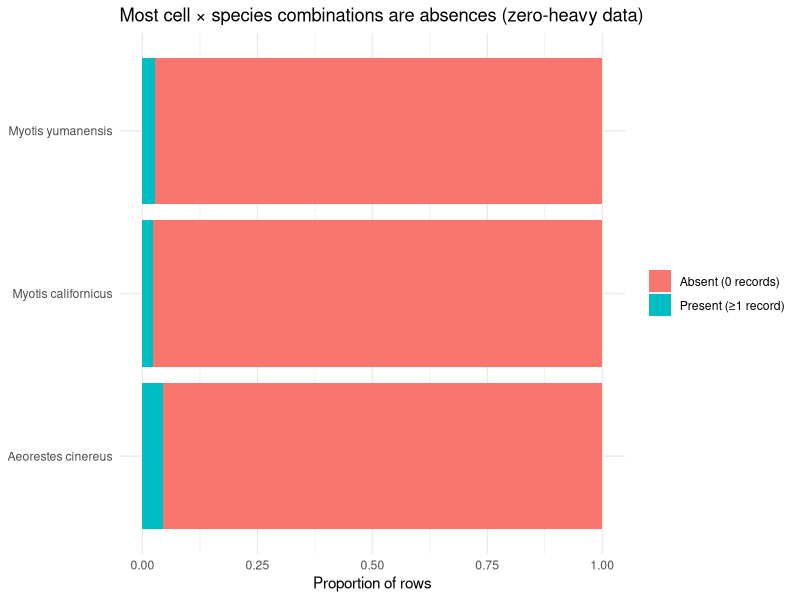
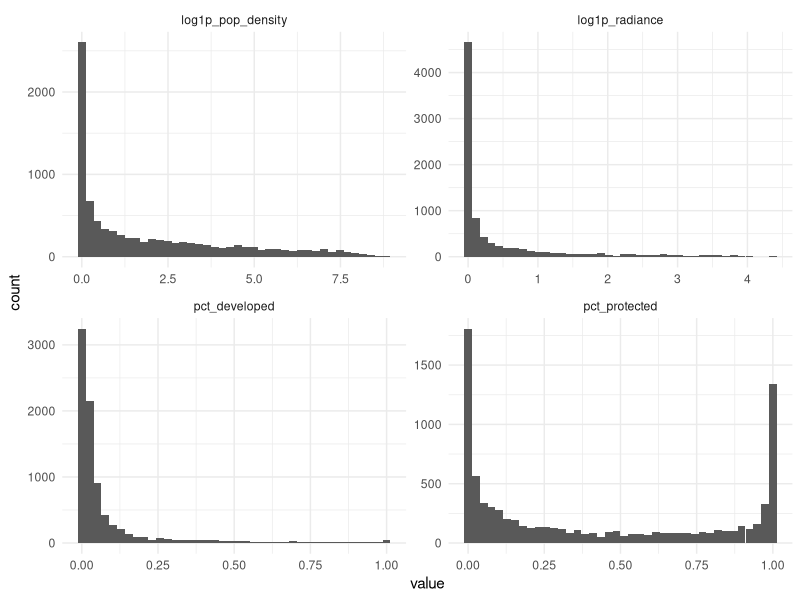
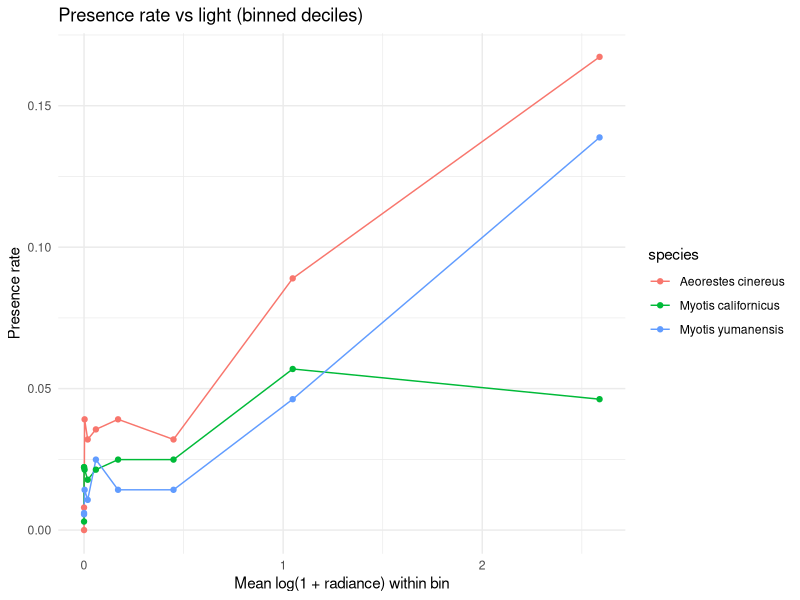
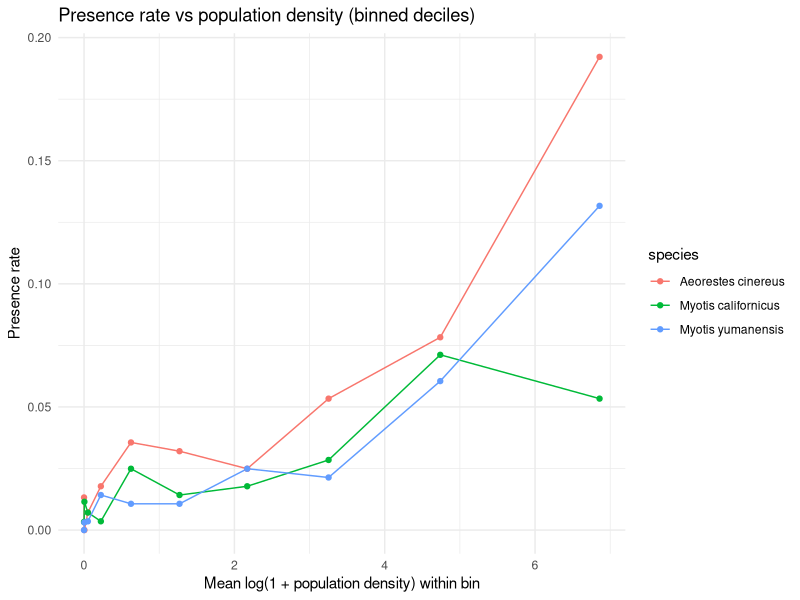
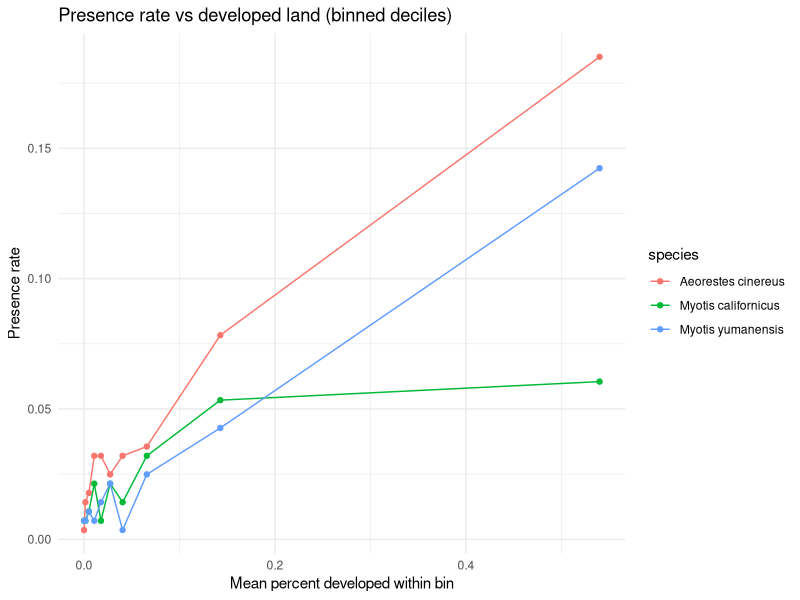
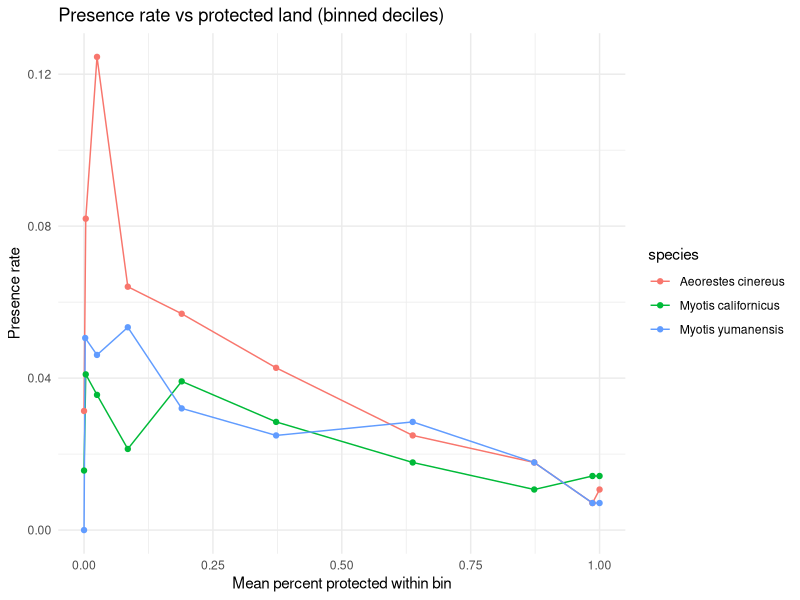
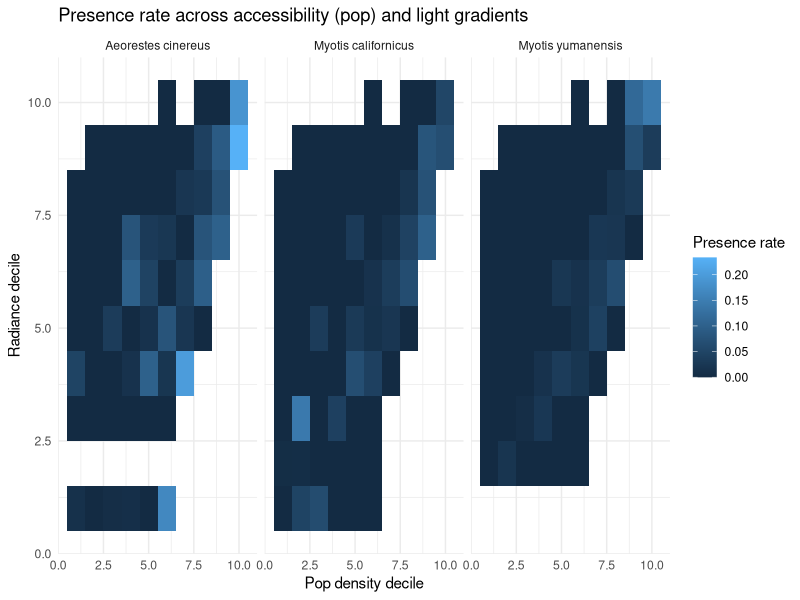
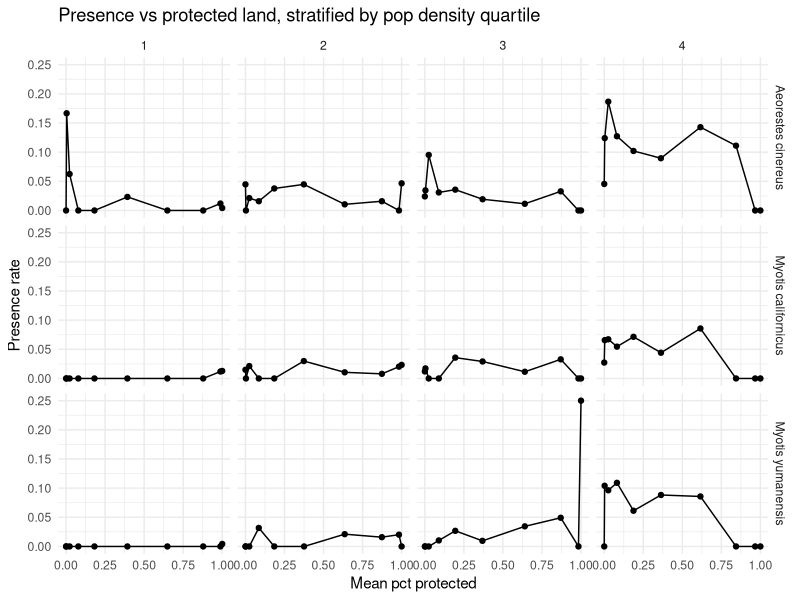

Recreate these plots in R, in order.
## ---- chunk 1
library(tidyverse)

# Read in the dataset
df <- readr::read_csv(
  here::here("data", "processed", "analysis_grid", "grid_model_dataset_10km.csv"),
  show_col_types = FALSE
)
## ---- chunk 2
#Summary table of response
library(dplyr)

eda_presence_vs_count <- df %>%
  group_by(species) %>%
  summarise(
    n_rows = n(),                                # cell × species rows
    n_cells = n_distinct(cell_id),
    n_present = sum(is_present, na.rm = TRUE),    # occupied cell × species
    share_present = mean(is_present, na.rm = TRUE),
    n_zero_rows = sum(is_present == 0, na.rm = TRUE),
    share_zero_rows = mean(is_present == 0, na.rm = TRUE),
    total_obs = sum(n_obs, na.rm = TRUE),         # total GBIF records for species
    mean_n_obs_all = mean(n_obs, na.rm = TRUE),   # includes zeros
    mean_n_obs_given_present = mean(n_obs[is_present == 1], na.rm = TRUE),
    max_n_obs = max(n_obs, na.rm = TRUE),
    share_of_obs_in_top5_cells = {
      x <- sort(n_obs[is_present == 1], decreasing = TRUE)
      if (length(x) == 0) NA_real_ else sum(head(x, 5)) / sum(x)
    },
    .groups = "drop"
  ) %>%
  arrange(desc(share_present))

eda_presence_vs_count
## ---- chunk 3
#Most rows are zeros
library(ggplot2)
library(tidyr)

df %>%
  mutate(present_label = if_else(is_present == 1, "Present (≥1 record)", "Absent (0 records)")) %>%
  count(species, present_label) %>%
  group_by(species) %>%
  mutate(prop = n / sum(n)) %>%
  ungroup() %>%
  ggplot(aes(x = species, y = prop, fill = present_label)) +
  geom_col() +
  coord_flip() +
  labs(
    title = "Most cell × species combinations are absences (zero-heavy data)",
    x = NULL,
    y = "Proportion of rows",
    fill = NULL
  ) +
  theme_minimal()
## ---- chunk 4
#Distributions of predictor variables

vars <- c("log1p_radiance","log1p_pop_density","pct_developed","pct_protected")

df %>%
  select(all_of(vars)) %>%
  pivot_longer(everything()) %>%
  ggplot(aes(x = value)) +
  geom_histogram(bins = 40) +
  facet_wrap(~name, scales = "free") +
  theme_minimal()

df %>%
  summarise(
    share_radiance_zero = mean(log1p_radiance == 0, na.rm = TRUE),
    share_pop_zero = mean(log1p_pop_density == 0, na.rm = TRUE),
    share_dev_zero = mean(pct_developed == 0, na.rm = TRUE),
    share_prot_zero = mean(pct_protected == 0, na.rm = TRUE)
  )
## ---- chunk 5
#Check correlation of predictor variables
#Collinearity: is “light” separable from “urbanization / accessibility”
cov_df <- df %>% 
  select(log1p_radiance, log1p_pop_density, pct_developed, pct_protected) %>%
  drop_na()

round(cor(cov_df), 3)
## ---- chunk 6
#Association of Bat Presence vs. Pred Variables

#vs. Log Radiance
df %>%
  mutate(bin = ntile(log1p_radiance, 10)) %>%
  group_by(species, bin) %>%
  summarise(
    x = mean(log1p_radiance, na.rm = TRUE),
    p = mean(is_present, na.rm = TRUE),
    n = n(),
    .groups = "drop"
  ) %>%
  ggplot(aes(x, p, color = species)) +
  geom_line() +
  geom_point() +
  theme_minimal() +
  labs(
    title = "Presence rate vs light (binned deciles)",
    x = "Mean log(1 + radiance) within bin",
    y = "Presence rate"
  )



#vs. Log Pop Density
df %>%
  mutate(bin = ntile(log1p_pop_density, 10)) %>%
  group_by(species, bin) %>%
  summarise(
    x = mean(log1p_pop_density, na.rm = TRUE),
    p = mean(is_present, na.rm = TRUE),
    n = n(),
    .groups = "drop"
  ) %>%
  ggplot(aes(x, p, color = species)) +
  geom_line() +
  geom_point() +
  theme_minimal() +
  labs(
    title = "Presence rate vs population density (binned deciles)",
    x = "Mean log(1 + population density) within bin",
    y = "Presence rate"
  )

# vs. Percent Developed
df %>%
  mutate(bin = ntile(pct_developed, 10)) %>%
  group_by(species, bin) %>%
  summarise(
    x = mean(pct_developed, na.rm = TRUE),
    p = mean(is_present, na.rm = TRUE),
    n = n(),
    .groups = "drop"
  ) %>%
  ggplot(aes(x, p, color = species)) +
  geom_line() +
  geom_point() +
  theme_minimal() +
  labs(
    title = "Presence rate vs developed land (binned deciles)",
    x = "Mean percent developed within bin",
    y = "Presence rate"
  )

# vs. Percent Protected
df %>%
  mutate(bin = ntile(pct_protected, 10)) %>%
  group_by(species, bin) %>%
  summarise(
    x = mean(pct_protected, na.rm = TRUE),
    p = mean(is_present, na.rm = TRUE),
    n = n(),
    .groups = "drop"
  ) %>%
  ggplot(aes(x, p, color = species)) +
  geom_line() +
  geom_point() +
  theme_minimal() +
  labs(
    title = "Presence rate vs protected land (binned deciles)",
    x = "Mean percent protected within bin",
    y = "Presence rate"
  )
## ---- chunk 7
df %>%
  mutate(
    pop_bin = ntile(log1p_pop_density, 10),
    light_bin = ntile(log1p_radiance, 10)
  ) %>%
  group_by(species, pop_bin, light_bin) %>%
  summarise(
    p = mean(is_present, na.rm = TRUE),
    n = n(),
    .groups = "drop"
  ) %>%
  ggplot(aes(pop_bin, light_bin, fill = p)) +
  geom_tile() +
  facet_wrap(~species) +
  theme_minimal() +
  labs(
    title = "Presence rate across accessibility (pop) and light gradients",
    x = "Pop density decile",
    y = "Radiance decile",
    fill = "Presence rate"
  )
## ---- chunk 8
df %>%
  mutate(pop_q = ntile(log1p_pop_density, 4),
         prot_bin = ntile(pct_protected, 10)) %>%
  group_by(species, pop_q, prot_bin) %>%
  summarise(
    x = mean(pct_protected, na.rm = TRUE),
    p = mean(is_present, na.rm = TRUE),
    .groups = "drop"
  ) %>%
  ggplot(aes(x, p)) +
  geom_line() +
  geom_point() +
  facet_grid(species ~ pop_q) +
  theme_minimal() +
  labs(
    title = "Presence vs protected land, stratified by pop density quartile",
    x = "Mean pct protected",
    y = "Presence rate"
  )
